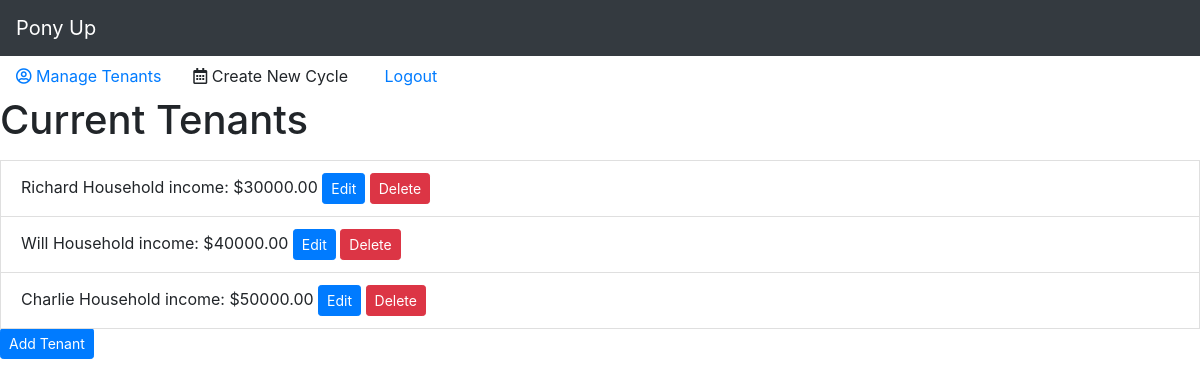
Before: /tenants/ (signed in) with the older database file.
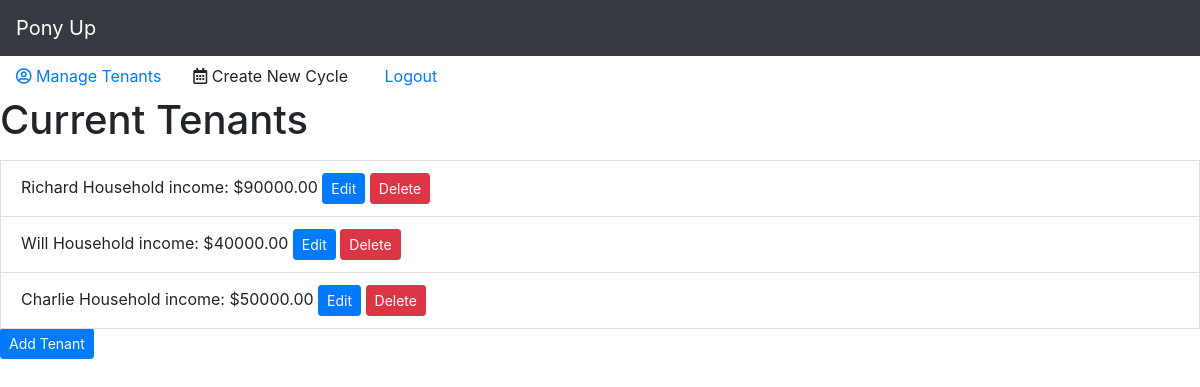
After: the same page with the newer database file.
### cycles/models.py (models this page shows, shortened)
class Tenant(models.Model):
    name =  models.CharField(max_length=100)
    income = models.DecimalField(max_digits=9, decimal_places=2)
    manager = models.ForeignKey(User, on_delete=models.CASCADE)
    deletedOn = models.DateField(default=None, null=True)
    cycle = models.ManyToManyField("Cycle", through='tenantCycle')

### cycles/views/tenantlist.py (the view)
# urls.py: path("tenants/", views.tenantlist, name="tenantlist"),
def tenantlist(request):
    tenants = Tenant.objects.all()
    context = {'tenants': tenants}
    return render(request, 'cycles/tenantlist.html', context)

### cycles/templates/cycles/tenantlist.html (shortened to what this page needs)
{% extends "cycles/index.html" %}
{% block content %}
<h1>Current Tenants</h1>
{% for tenant in tenants %}
{% if tenant.deletedOn is None %}
<li class="list-group-item">{{ tenant.name }} Household income: ${{ tenant.income }}
    <a href="{% url 'cycles:editTenantForm' tenant.id %}"><button class="btn btn-primary btn-sm">Edit</button></a>
    <a href="{% url 'cycles:deleteTenant' tenant.id %}"><button class="btn btn-danger btn-sm">Delete</button></a>
</li>
{% endif %}
{% endfor %}
<a href="{% url 'cycles:addTenantForm' %}"><button class="btn btn-primary btn-sm">Add Tenant</button></a>
{% endblock %}

Changed rows visible on the page:
changed Tenant "Richard": income "30000.00" → "90000.00"
